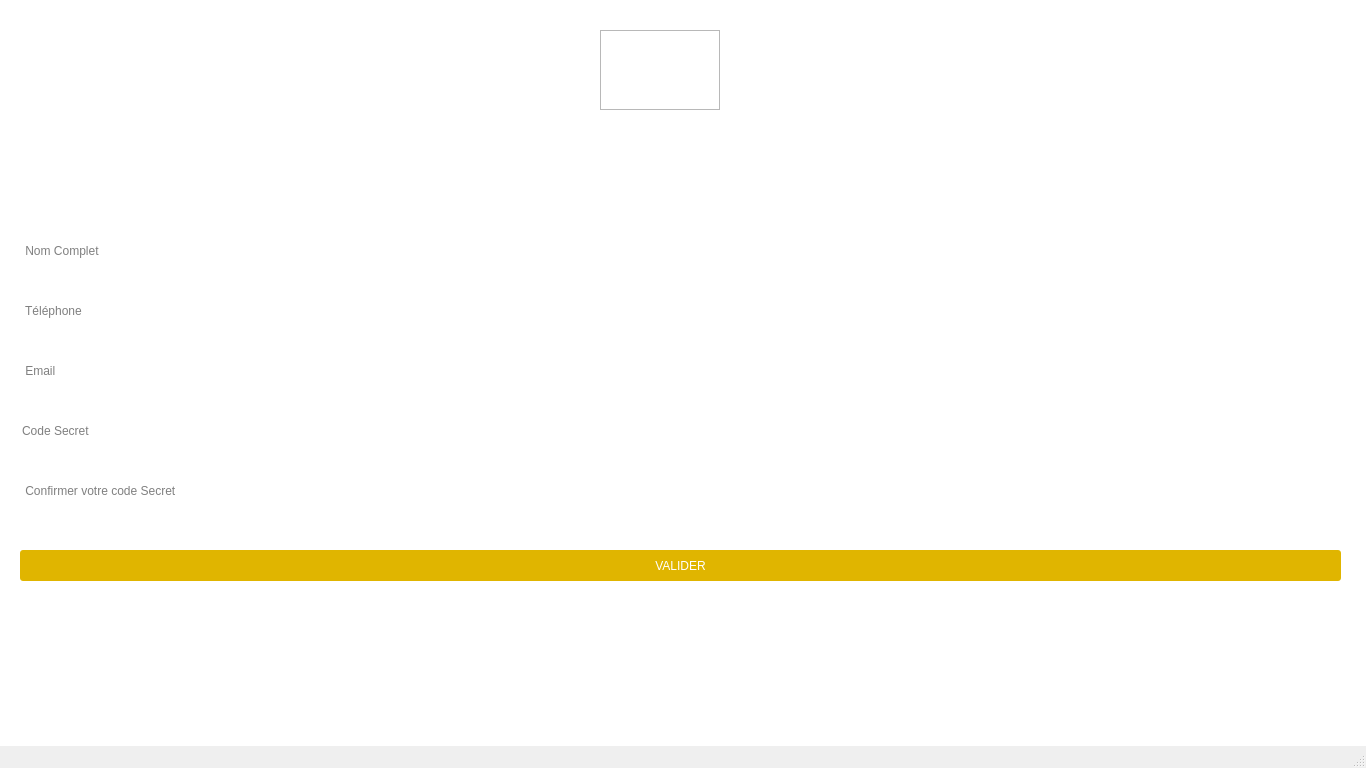
<?xml version="1.0" encoding="UTF-8"?>
<ui version="4.0">
 <class>authentication</class>
 <widget class="QMainWindow" name="authentication">
  <property name="geometry">
   <rect>
    <x>0</x>
    <y>0</y>
    <width>1366</width>
    <height>768</height>
   </rect>
  </property>
  <property name="windowTitle">
   <string>authentication</string>
  </property>
  <property name="windowIcon">
   <iconset resource="resources.qrc">
    <normaloff>:/img/img/logo.png</normaloff>:/img/img/logo.png</iconset>
  </property>
  <property name="styleSheet">
   <string notr="true">#centralwidget{
 border-image:url(:/img/img/back.500d33d7f3b099cbb2d1.jpg);


  
    text-rendering: optimizeLegibility;
    overflow: hidden;
    touch-action: manipulation;
   
    font-family: -apple-system,BlinkMacSystemFont,&quot;Segoe UI&quot;,Roboto,&quot;Helvetica Neue&quot;,Arial,&quot;Noto Sans&quot;,&quot;Liberation Sans&quot;,sans-serif,&quot;Apple Color Emoji&quot;,&quot;Segoe UI Emoji&quot;,&quot;Segoe UI Symbol&quot;,&quot;Noto Color Emoji&quot;;
    font-size: 1rem;
    font-weight: 400;
    line-height: 1.5;
    color: #212529;
    text-align: left;
    background-color: #fff;

}

#frame{
 border-image:url(:/img/img/logolo.png);
position:fixed;
}



#label ,#label_2,#label_3,#Retourne_Accueil ,#commandLinkButton{
       
 color: #ffffff; 
 margin-top: 0;
 margin-bottom: 1rem

}


#pushButton
{
  color: #222428f;
  background-color: #f4f5f8;
  border-width: 0px;
  border-radius: 3px;
}



#topPanel { background-color: qlineargradient(spread:reflect, x1:0.5, y1:0, x2:0, y2:0, stop:0 rgba(46, 204, 233, 100), stop:1 rgba(32, 80, 96, 5)); 
}


#pushButton_Valider
{
  color: white;
  background-color: #e0b500;
  border-width: 0px;
  border-radius: 3px;
}

#pushButton_Inscrire:hover { background-color: #ffd31a; }

#topPanel { background-color: qlineargradient(spread:reflect, x1:0.5, y1:0, x2:0, y2:0, stop:0 rgba(46, 204, 233, 100), stop:1 rgba(32, 80, 96, 5)); 
}



</string>
  </property>
  <widget class="QWidget" name="centralwidget">
   <widget class="QFrame" name="frame">
    <property name="geometry">
     <rect>
      <x>600</x>
      <y>30</y>
      <width>120</width>
      <height>80</height>
     </rect>
    </property>
    <property name="focusPolicy">
     <enum>Qt::NoFocus</enum>
    </property>
    <property name="accessibleDescription">
     <string/>
    </property>
    <property name="autoFillBackground">
     <bool>false</bool>
    </property>
    <property name="frameShape">
     <enum>QFrame::StyledPanel</enum>
    </property>
    <property name="frameShadow">
     <enum>QFrame::Raised</enum>
    </property>
   </widget>
   <widget class="QLineEdit" name="Nom_Complet">
    <property name="geometry">
     <rect>
      <x>20</x>
      <y>230</y>
      <width>1321</width>
      <height>41</height>
     </rect>
    </property>
    <property name="frame">
     <bool>false</bool>
    </property>
    <property name="placeholderText">
     <string> Nom Complet</string>
    </property>
   </widget>
   <widget class="QPushButton" name="pushButton_Valider">
    <property name="geometry">
     <rect>
      <x>20</x>
      <y>550</y>
      <width>1321</width>
      <height>31</height>
     </rect>
    </property>
    <property name="text">
     <string>VALIDER</string>
    </property>
   </widget>
   <widget class="QLabel" name="label">
    <property name="geometry">
     <rect>
      <x>590</x>
      <y>130</y>
      <width>151</width>
      <height>21</height>
     </rect>
    </property>
    <property name="font">
     <font>
      <pointsize>14</pointsize>
      <weight>50</weight>
      <bold>false</bold>
     </font>
    </property>
    <property name="text">
     <string>Inscrivez-vous</string>
    </property>
   </widget>
   <widget class="QLineEdit" name="Tel">
    <property name="geometry">
     <rect>
      <x>20</x>
      <y>290</y>
      <width>1321</width>
      <height>41</height>
     </rect>
    </property>
    <property name="frame">
     <bool>false</bool>
    </property>
    <property name="placeholderText">
     <string> Téléphone</string>
    </property>
   </widget>
   <widget class="QLineEdit" name="Email">
    <property name="geometry">
     <rect>
      <x>20</x>
      <y>350</y>
      <width>1321</width>
      <height>41</height>
     </rect>
    </property>
    <property name="frame">
     <bool>false</bool>
    </property>
    <property name="placeholderText">
     <string> Email</string>
    </property>
   </widget>
   <widget class="QLineEdit" name="Code_Secret">
    <property name="geometry">
     <rect>
      <x>20</x>
      <y>410</y>
      <width>1321</width>
      <height>41</height>
     </rect>
    </property>
    <property name="frame">
     <bool>false</bool>
    </property>
    <property name="echoMode">
     <enum>QLineEdit::PasswordEchoOnEdit</enum>
    </property>
    <property name="placeholderText">
     <string>Code Secret</string>
    </property>
   </widget>
   <widget class="QLineEdit" name="Confirmer_Code">
    <property name="geometry">
     <rect>
      <x>20</x>
      <y>470</y>
      <width>1321</width>
      <height>41</height>
     </rect>
    </property>
    <property name="frame">
     <bool>false</bool>
    </property>
    <property name="echoMode">
     <enum>QLineEdit::PasswordEchoOnEdit</enum>
    </property>
    <property name="placeholderText">
     <string> Confirmer votre code Secret</string>
    </property>
   </widget>
   <widget class="QCommandLinkButton" name="Retourne_Accueil">
    <property name="geometry">
     <rect>
      <x>1170</x>
      <y>590</y>
      <width>172</width>
      <height>41</height>
     </rect>
    </property>
    <property name="text">
     <string>  Retourner à l'accueil ?</string>
    </property>
    <property name="iconSize">
     <size>
      <width>0</width>
      <height>0</height>
     </size>
    </property>
   </widget>
  </widget>
  <widget class="QStatusBar" name="statusBar"/>
 </widget>
 <resources>
  <include location="resources.qrc"/>
 </resources>
 <connections/>
</ui>
